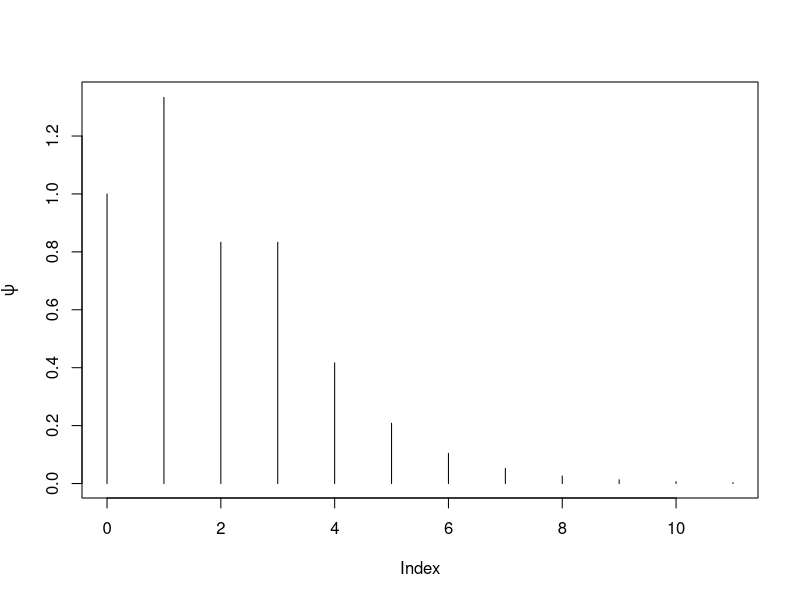
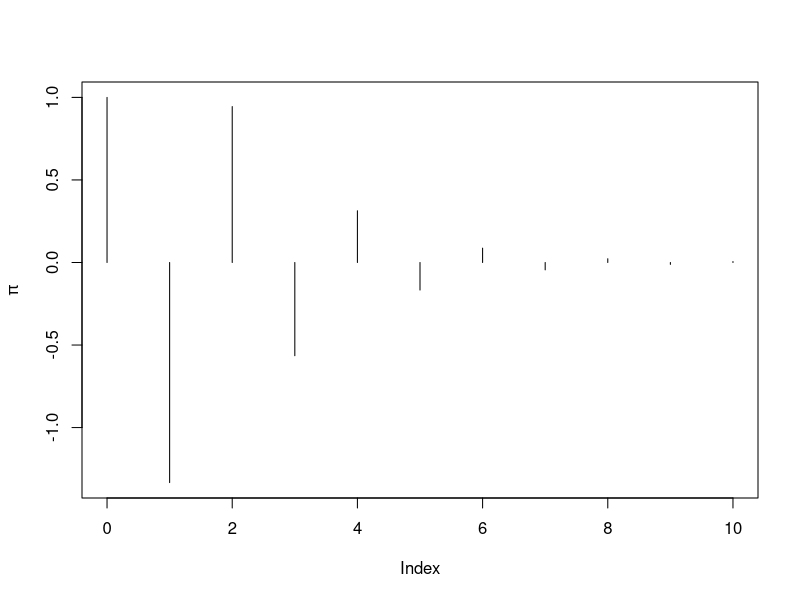

Source code (R) for these figures, in order:
## ---- chunk 1
knitr::opts_knit$set(root.dir = 'C:/Users/neide/OneDrive/Documents/TimeSeriesR/Data')
## ---- chunk 2
psi <- c(1,4/3,5/6,(10/3)*(1/2)^seq(2,10))
plot(ts(psi,start=0),type="h",xlab="Index",ylab=expression(psi))
## ---- chunk 3
pi <- c(1,-4/3)
for(j in 2:10)
{
  pi <- c(pi,(-5/6)*pi[j]+(-1/6)*pi[j-1])
}
plot(ts(pi,start=0),type="h",xlab="Index",ylab=expression(pi))
